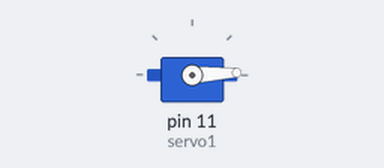
A sketch run on a simulated Arduino Uno, built with avr-gcc and run on an emulated ATmega328P. Shown: servo.

Above: at 0.05 s.
At 1.3 s:
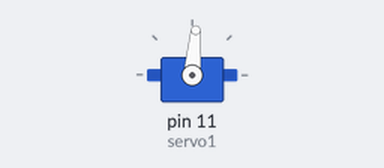
At 2.6 s:
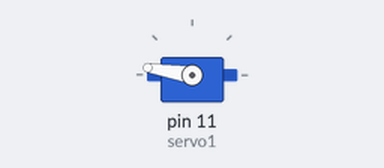
At 5.2 s:
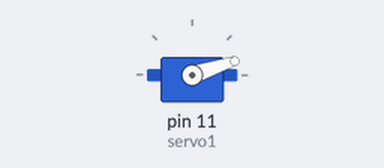
Timing chart, 0 to 7.1 s (numbered marks = the images above):
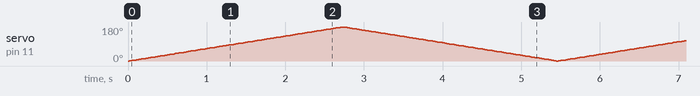

The sketch:

Servo.ino
```cpp
/* PHOTONTECH */
/*
  Servo Uygulaması

  11.pin'e bağlı servo motor 180 derece döndürülüyor ve tekrar sıfır derecesine geri getiriliyor.
  Bu işlem sürekli kendini tekrar ediyor.

  Bu örnek kod PHOTONTECH tarafından kamuya sunulmuştur.
  https://github.com/GitPhotontech/Photontech_Tron

*/


// Servo motor kütüphanesini ekliyoruz.
#include <Servo.h>

// Kullanacağımız servo motor'u servo1 diye adlandırdık ve tanımladık.
Servo servo1;

// pos değişkenini tanımladık. servo motor'un anlık pozisyon derecesini bu değişken ile ifade edeceğiz.
int pos = 0;

void setup() {
  //servo1 objesi için pin 11'i kullanacağımızı belirttik ve alt ayarları buna göre yapılandırdık.
  servo1.attach(11);
}

void loop() {
  for (pos = 0; pos <= 180; pos += 1) { // pos değeri 0'dan 180'e çıkana kadar bu döngü çalışacak.
    // Her adımda pos değeri bir artacak
    servo1.write(pos);              // servomuza her adımda pos değerine göre açılandırıyoruz.
    delay(15);                       // 15ms(mili saniye) bekliyoruz.
  }
  for (pos = 180; pos >= 0; pos -= 1) { // pos değeri 180'den 0'a inene kadar bu döngü çalışacak.
    servo1.write(pos);              // servomuza her adımda pos değerine göre açılandırıyoruz.
    delay(15);                       // 15ms bekliyoruz.
  }
}
```
